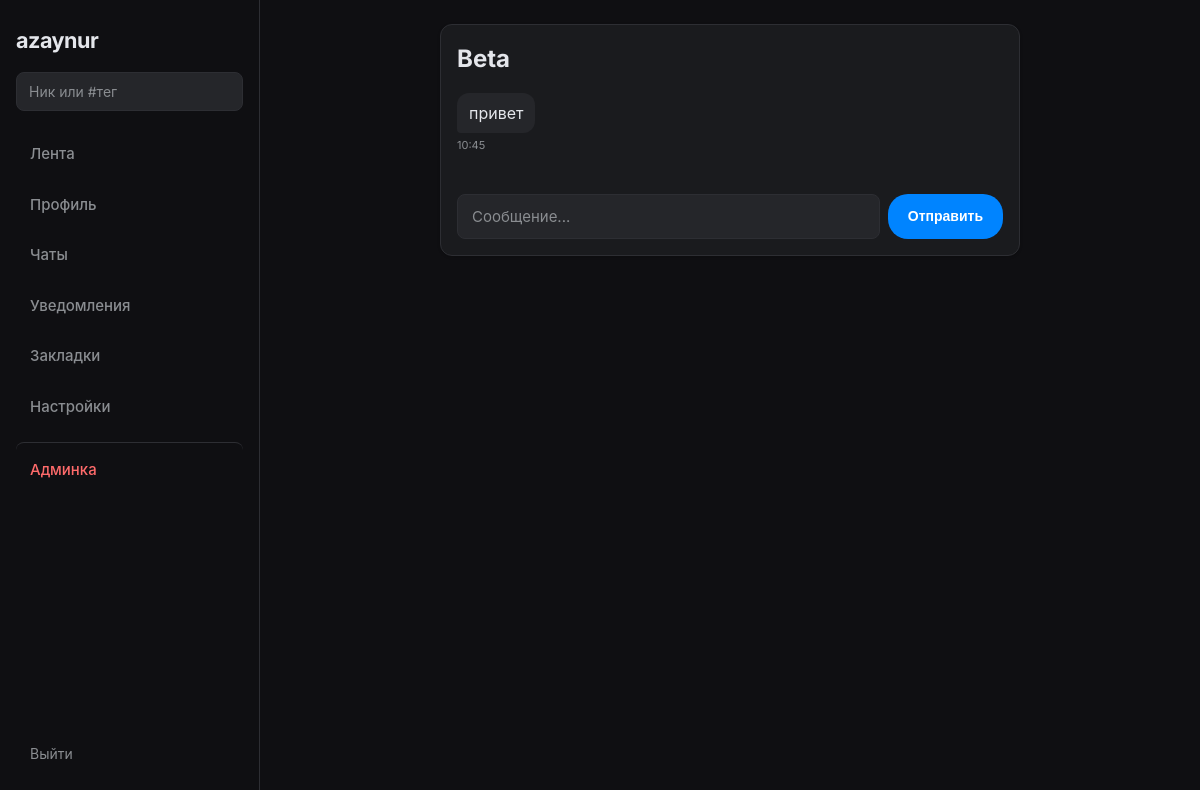
The page /chat/2 (signed in) on the database as committed earlier.
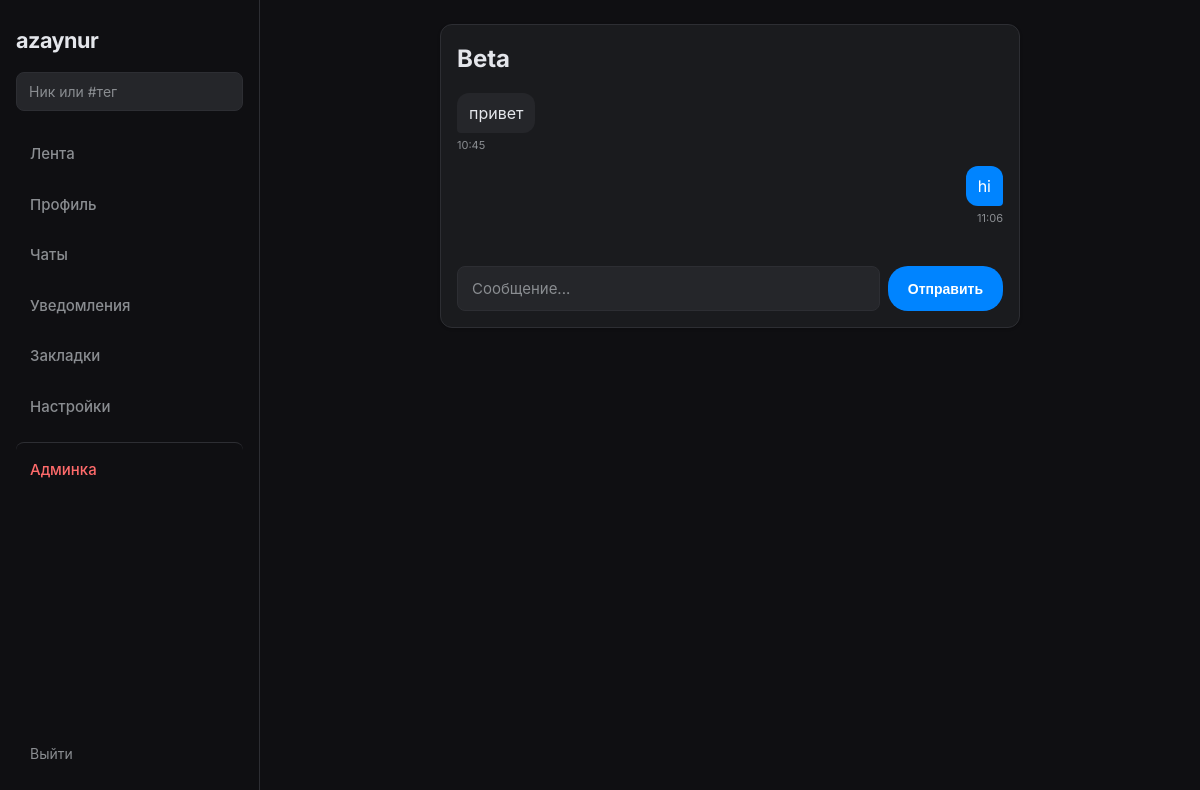
The same page on the database as committed later.
### app.py (models this page shows)
class Message(db.Model):
    id = db.Column(db.Integer, primary_key=True)
    sender_id = db.Column(db.Integer, db.ForeignKey('user.id'), nullable=False)
    receiver_id = db.Column(db.Integer, db.ForeignKey('user.id'), nullable=False)
    body = db.Column(db.Text, nullable=False)
    created_at = db.Column(db.DateTime, default=datetime.utcnow)
    read = db.Column(db.Boolean, default=False)

### app.py (the view)
@app.route('/chat/<int:user_id>', methods=['GET', 'POST'])
@login_required
def chat(user_id):
    peer = User.query.get_or_404(user_id)
    if is_blocked(current_user.id, peer.id):
        flash('Чат недоступен')
        return redirect(url_for('chats'))
    if request.method == 'POST':
        body = (request.form.get('body') or '').strip()
        if body:
            db.session.add(Message(sender_id=current_user.id, receiver_id=user_id, body=body))
            db.session.commit()
        return redirect(url_for('chat', user_id=user_id))
    messages = Message.query.filter(
        or_(
            and_(Message.sender_id == current_user.id, Message.receiver_id == user_id),
            and_(Message.sender_id == user_id, Message.receiver_id == current_user.id)
    )).order_by(Message.created_at.asc()).all()
    return render_template('chat.html', peer=peer, messages=messages)

### app.py (called while the page is built)
@login_manager.user_loader
def load_user(user_id):
    return User.query.get(int(user_id))

@app.before_request
def update_last_seen():
    if current_user.is_authenticated:
        now = datetime.utcnow()
        if not current_user.last_seen or (now - current_user.last_seen).total_seconds() > 60:
            current_user.last_seen = now
            db.session.commit()

def is_blocked(viewer_id, target_id):
    if viewer_id == target_id:
        return False
    return (Block.query.filter_by(blocker_id=viewer_id, blocked_id=target_id).first() is not None or
            Block.query.filter_by(blocker_id=target_id, blocked_id=viewer_id).first() is not None)

@app.before_request
def check_banned():
    if current_user.is_authenticated and getattr(current_user, 'banned_until', None) and current_user.banned_until and current_user.banned_until > datetime.utcnow():
        from flask_login import logout_user
        logout_user()
        flash('Ваш аккаунт заблокирован. Ожидайте окончания блокировки.')
        return redirect(url_for('login'))

### templates/chat.html
{% extends "base.html" %}
{% block content %}
<div class="chat-card feed-card">
    <h2><a href="{{ url_for('profile', username=peer.username) }}">{{ peer.username }}</a></h2>
    <div class="chat-messages">
        {% for m in messages %}
        <div class="chat-msg {% if m.sender_id == current_user.id %}own{% else %}peer{% endif %}">
            <span class="chat-msg-body">{{ m.body }}</span>
            <span class="chat-msg-time">{{ m.created_at.strftime('%H:%M') if m.created_at else '' }}</span>
        </div>
        {% endfor %}
    </div>
    <form method="POST" action="{{ url_for('chat', user_id=peer.id) }}" class="chat-form">
        <input type="text" name="body" placeholder="Сообщение..." required maxlength="1000" autocomplete="off">
        <button type="submit" class="btn-primary">Отправить</button>
    </form>
</div>
{% endblock %}

Rows that differ between the two databases and show on the page:
added Message: body "hi", created_at "11:06"
